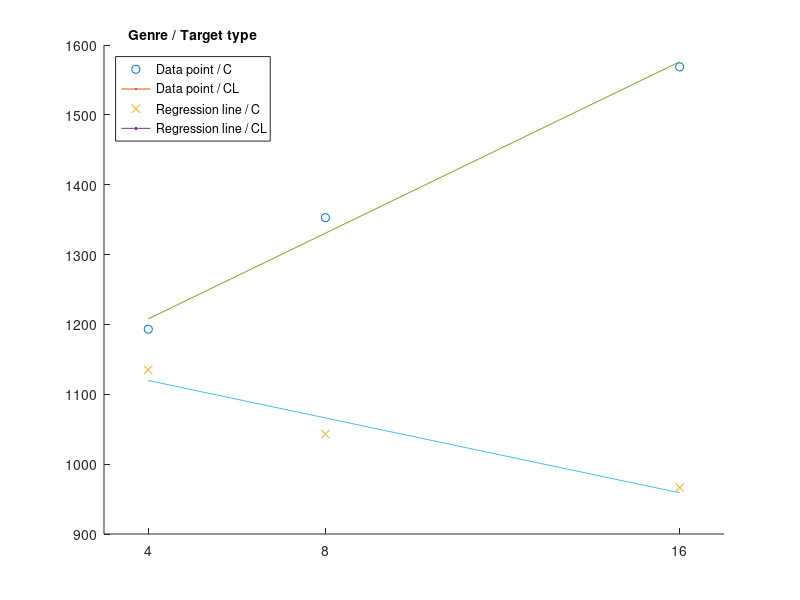

Reproduce this figure in MATLAB.
clear; close all;
d = importdata('data.csv',',',3);
data = d.data;
data(:,1) = [];
[people, setnum] = size(data);
setsize = [4 8 16];
x = setsize;
slope = zeros(people, 3);
for k=1:people
    y = data(k,1:3);
    p_circle = polyfit(x,y,1);
    slope(k,1) = p_circle(1);
    y = data(k,7:9);
    p_circle = polyfit(x,y,1);
    slope(k,2) = p_circle(1);
    slope(k,3) = p_circle(1) - p_circle(2);
end
mynum = 2;
fig1 = figure;
hold on;
y = data(mynum,1:3);
plot(x,y,'o',LineWidth=2);
p_circle = polyfit(x,y,1);
a = p_circle(:,1);
b = p_circle(:,2);
y1 = a * x + b;
y = data(mynum, 7:9);
plot(x,y,'x',LineWidth=2);
p_circle_bar = polyfit(x,y,1);
a = p_circle_bar(:,1);
b = p_circle_bar(:,2);
y2 = a * x + b;
plot(x, y1, x, y2, LineWidth=2);
leg = legend('Data point / C','Data point / CL', 'Regression line / C', 'Regression line / CL','Location','northwest');
title(leg, 'Genre / Target type')
axis([3 17 900 1600]);
xticks([4 8 16])
hold off;
exportgraphics(fig1,'../Figures/14_02_graph.pdf','ContentType','vector');